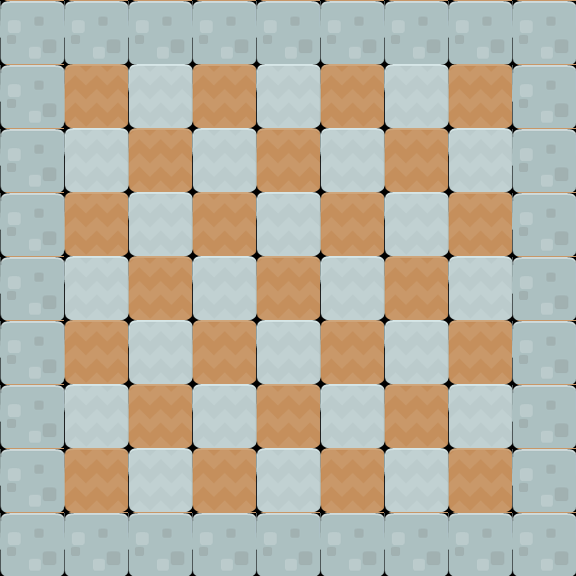

This is a level from a 2D game, rendered from its Tiled map with the project's own tilesets. A one-line summary and the complete map file follow:
An orthogonal 9x9 tile map with 64x64 px tiles, 1 tile layer (Tile Layer 1).

<map version="1.0" orientation="orthogonal" renderorder="right-down" width="9" height="9" tilewidth="64" tileheight="64" nextobjectid="1">
 <tileset firstgid="1" source="platform_kenney/patformkenney-64-4x39.tsx" />
 <layer name="Tile Layer 1" width="9" height="9">
  <data encoding="csv">
96,96,96,96,96,96,96,96,96,
96,149,151,149,151,149,151,149,96,
96,151,149,151,149,151,149,151,96,
96,149,151,149,151,149,151,149,96,
96,151,149,151,149,151,149,151,96,
96,149,151,149,151,149,151,149,96,
96,151,149,151,149,151,149,151,96,
96,149,151,149,151,149,151,149,96,
96,96,96,96,96,96,96,96,96
</data>
 </layer>
</map>